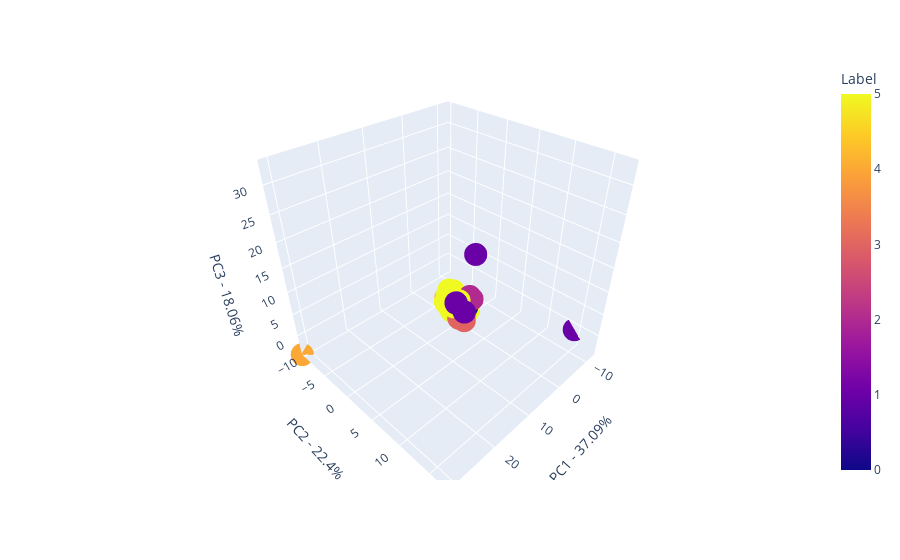

Here is the notebook cell this chart was saved with:
### Markdown cell above
# Apply PCA and Make 3D Plot

### Code cell
# Apply PCA
pca_3 = PCA(n_components=3)
data_3d = pca_3.fit_transform(X_scaled)

import plotly.express as px
import pandas as pd
# Create a DataFrame for the 3D PCA result
df_3d = pd.DataFrame(data_3d, columns=['PC1', 'PC2', 'PC3'])
df_3d['Label'] = labels  # Add the labels to the DataFrame

# Create the 3D plot
fig = px.scatter_3d(df_3d, x='PC1', y='PC2', z='PC3', color='Label')

# Customize the axes labels
fig.update_layout(scene=dict(
                    xaxis=dict(range=[df_3d['PC1'].min(), df_3d['PC1'].max()]),
                    yaxis=dict(range=[df_3d['PC2'].min(), df_3d['PC2'].max()]),
                    zaxis=dict(range=[df_3d['PC3'].min(), df_3d['PC3'].max()]),
                    aspectmode='cube',
                    xaxis_title='PC1 - {0}%'.format(round(pca_3.explained_variance_ratio_[0]*100, 2)),
                    yaxis_title='PC2 - {0}%'.format(round(pca_3.explained_variance_ratio_[1]*100, 2)),
                    zaxis_title='PC3 - {0}%'.format(round(pca_3.explained_variance_ratio_[2]*100, 2))
))

fig.show()

### Figure 1 — Plotly figure (JSON) as saved in the notebook; plotly's stock layout.template omitted (floating-point values rounded to 4 significant figures; data arrays with more than 128 entries replaced by an {"elided": "..."} marker saying what was removed)
{"data": [{"hovertemplate": "PC1=%{x}<br>PC2=%{y}<br>PC3=%{z}<br>Label=%{marker.color}<extra></extra>", "legendgroup": "", "marker": {"color": {"elided": "8707 int values"}, "coloraxis": "coloraxis", "symbol": "circle"}, "mode": "markers", "name": "", "scene": "scene", "showlegend": false, "type": "scatter3d", "x": {"elided": "8707 float values"}, "y": {"elided": "8707 float values"}, "z": {"elided": "8707 float values"}}], "layout": {"coloraxis": {"colorbar": {"title": {"text": "Label"}}, "colorscale": [[0, "#0d0887"], [0.1111, "#46039f"], [0.2222, "#7201a8"], [0.3333, "#9c179e"], [0.4444, "#bd3786"], [0.5556, "#d8576b"], [0.6667, "#ed7953"], [0.7778, "#fb9f3a"], [0.8889, "#fdca26"], [1, "#f0f921"]]}, "legend": {"tracegroupgap": 0}, "margin": {"t": 60}, "scene": {"aspectmode": "cube", "domain": {"x": [0, 1], "y": [0, 1]}, "xaxis": {"range": [-13.27, 31.81], "title": {"text": "PC1 - 37.09%"}}, "yaxis": {"range": [-10.56, 17.78], "title": {"text": "PC2 - 22.4%"}}, "zaxis": {"range": [-4.686, 33.98], "title": {"text": "PC3 - 18.06%"}}}}}
